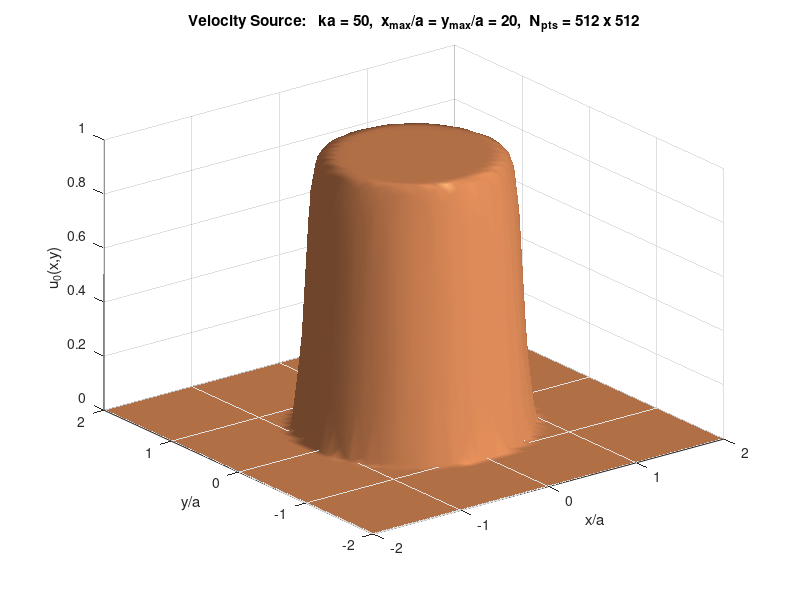
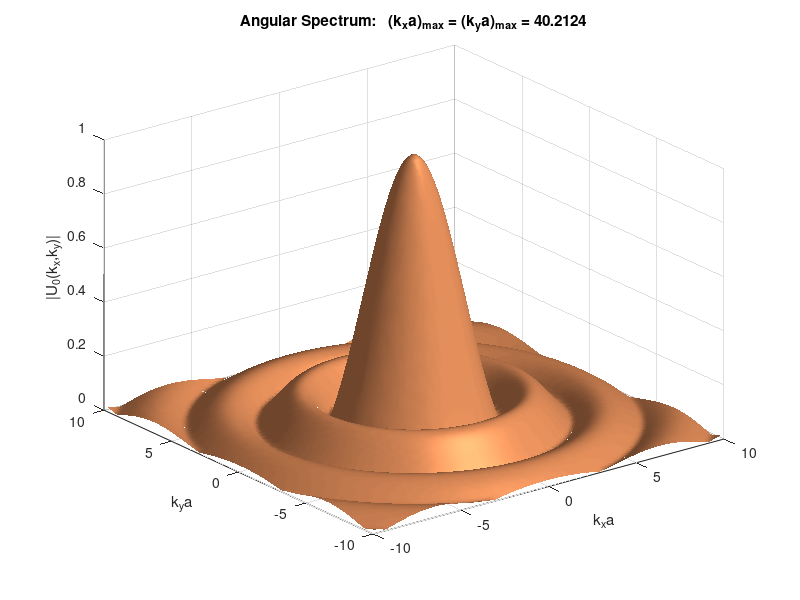
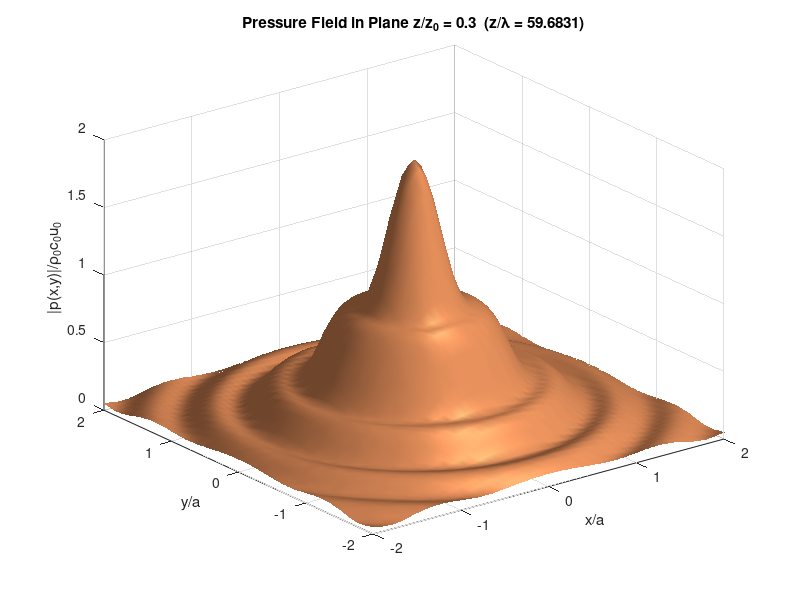
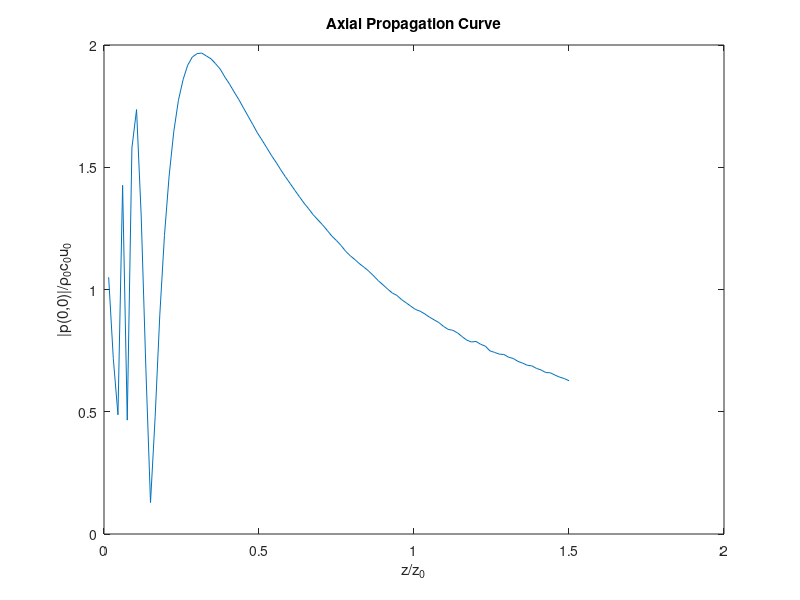

Write the MATLAB code that produced these figures, in order.
%%  Angular Spectrum Computation of Acoustic Field Radiated by a Velocity Source
%%
%%  ME/EE 384N-8 Wave Phenomena, Spring 2021
%%  Mark F. Hamilton
%%  University of Texas at Austin
%%

clear all

% Dimensionless variables: X=x/a, Y=y/a, Z=z/z0, z0=0.5*k*a^2, K=ka

ka = 50;
Xmax = 20;  % Ymax = Xmax; square domain assumed (-Xmax < X < Xmax)
N = 512;  % must be power of 2, NxN = number of FFT points
KxyMax = 10; % angular spectrum plotted for |k_x*a|,|k_y*a|<KxyMax, KxyMax<(N/2)*(pi/Xmax)
Zxy = 0.3;  % distance where |p(x,y)| is plotted
XoutXY = 2;  % max value of X displayed in plot in XY plane at Z=Zxy
Zmax = 1.5; % end point of propagation curve
Zpoints = 100; % number of output points in Z direction
XoutXZ = 4;  % max value of X displayed in plot of XZ plane (same for YZ plane)

x = (2*Xmax/N)*(-N/2:N/2-1); 
y = (2*Xmax/N)*(-N/2:N/2-1); 
[X,Y] = meshgrid(x,y);
R=sqrt(X.^2+Y.^2); 
KxyPlot = (pi/Xmax)*(-N/2:N/2-1);

% Velocity source functions
%
% Source = 1.*(R<=1.0);  % uniform circular piston
Source = exp(-R.^30);  % circular super-Gaussian
% Source = (abs(X)<=1.5).*(abs(Y)<=0.5);  % uniform rectangular piston
% Source = exp(-(X/1.5).^30-(Y/0.5).^30);  % rectangular super-Gaussian
% Source = sin(pi*X).*(abs(X)<=1).*sin(pi*Y).*(abs(Y)<=1);  % membrane mode
% Source = exp(0.5*X).*sin(pi*X).*(abs(X)<=1).*(abs(Y)<=0.5);  % shaded dipole
% Source = cos(3*pi*X/2).*(abs(X)<=1);  % 1D membrane mode
% Source = cos(2*pi*X);  % infinite 1D standing wave

Spectrum = fft2(Source);  % angular spectrum
Smax = max(max(abs(Spectrum)));  % maximum magnitude
Sdisplay = abs(fftshift(Spectrum))/Smax;  % displayed spectrum
[KxIndex,KyIndex] = meshgrid(-N/2:N/2-1,-N/2:N/2-1);

% Match wavenumbers to fft output

DeltaKxy = pi/Xmax;
for n=1:N/2+1
    Kxy(n)=(n-1)*DeltaKxy;
end
for n=N/2+2:N
    Kxy(n)=-(N+1-n)*DeltaKxy;
end

K = ka;
Kx = repmat(Kxy,N,1);
Ky = repmat(Kxy',1,N);
Kz = sqrt(K^2-Kx.^2-Ky.^2);
Z = Zxy;

P = ifft2(Spectrum.*(K./Kz).*exp(i*K*Kz*Z/2));

% Calculate particle velocity and intensity components

% Ux = ifft2(Spectrum.*(Kx./Kz).*exp(i*K*Kz*Z/2));
% Uy = ifft2(Spectrum.*(Ky./Kz).*exp(i*K*Kz*Z/2));
% Uz = ifft2(Spectrum.*(Kz./Kz).*exp(i*K*Kz*Z/2));

% Ix = 0.5*real(P.*conj(Ux));
% Iy = 0.5*real(P.*conj(Uy));
% Iz = 0.5*real(P.*conj(Uz));

% Plot source function

figure(1)  
xMaxIndex = floor(XoutXY/Xmax*N/2); % compute the index of this value
xPlotIndex = (N/2-xMaxIndex):(N/2+xMaxIndex+2); % indices of the plotted values
surfl(X(xPlotIndex,xPlotIndex),Y(xPlotIndex,xPlotIndex),real(Source(xPlotIndex,xPlotIndex)))
xlim([-2 2]), ylim([-2 2]),
shading interp, colormap copper,
xlabel('x/a'); ylabel('y/a'); zlabel('u_0(x,y)');
title(['Velocity Source:  ' ' ka = ' num2str(ka) ...
    ',  x_{max}/a = y_{max}/a = ' num2str(Xmax) ',  N_{pts} = ' num2str(N) ...
    ' x ' num2str(N)])

% Plot angular spectrum of source velocity

figure(2)  
kMaxIndex = floor(KxyMax/(pi/Xmax))-1; % compute the index of this value
kPlotIndex = (N/2-kMaxIndex):(N/2+kMaxIndex+2); % indices of the plotted values
surfl(KxyPlot(kPlotIndex),KxyPlot(kPlotIndex),abs(Sdisplay(kPlotIndex,kPlotIndex)));
xlim([-KxyMax KxyMax]), ylim([-KxyMax KxyMax]),
shading interp, colormap copper,
xlabel('k_xa'); ylabel('k_ya'); 
zlabel('|U_0(k_x,k_y)|');
title(['Angular Spectrum:  ' ' (k_xa)_{max} = (k_ya)_{max} = ' num2str((N/2)*(pi/Xmax))])

% Plot pressure in XY plane at Z=Zxy

figure(3)  
surfl(X(xPlotIndex,xPlotIndex),Y(xPlotIndex,xPlotIndex),abs(P(xPlotIndex,xPlotIndex)))
xlim([-XoutXY XoutXY]), ylim([-XoutXY XoutXY]),
shading interp, colormap copper,
xlabel('x/a'); ylabel('y/a'); zlabel('|p(x,y)|/\rho_0c_0u_0');
title(['Pressure Field in Plane' ' z/z_0 = ' num2str(Z)...
    '  (z/\lambda = ' num2str(ka^2*Z/(4*pi)) ')'])

% Compute whole pressure field out to Zmax

m1=1+round((N/2)*(1-XoutXZ/Xmax)); % lower index corresponding to -XoutXZ
m2=N-m1+2;  % upper index corresponding to XoutXZ (=YoutYZ)

figure(4)
for n=1:Zpoints
    Z=(n/Zpoints)*Zmax;
    Zaxial(n)=Z;
    P=ifft2(Spectrum.*(K./Kz).*exp(i*K*Kz*Z/2));
    Paxial(n)=abs(P(N/2+1,N/2+1));
    Pxz(:,n)=P(N/2+1,:); % preparing field for plot in xz plane
    Pxzout(1:(m2-m1+1),n)=Pxz(m1:m2,n);
    Pyz(:,n)=P(:,N/2+1); % preparing field for plot in yz plane
    Pyzout(1:(m2-m1+1),n)=Pyz(m1:m2,n);
end
plot(Zaxial,Paxial);
xlabel('z/z_0'),ylabel('|p(0,0)|/\rho_0c_0u_0');
title(['Axial Propagation Curve'])

% Plot pressure in XZ plane

figure(5)
for m=1:(m2-m1+1)
    Xout(m)=-XoutXZ+((m-1)/(m2-m1))*2*XoutXZ; % (=Yout)
end
imagesc(Zaxial,Xout,abs(Pxzout));
xlabel('z/z_0'),ylabel('x/a')
title(['Pressure Field in x-z Plane'])

% Plot pressure in YZ plane

figure(6)
imagesc(Zaxial,Xout,abs(Pyzout));
xlabel('z/z_0'),ylabel('y/a')
title(['Pressure Field in y-z Plane'])
